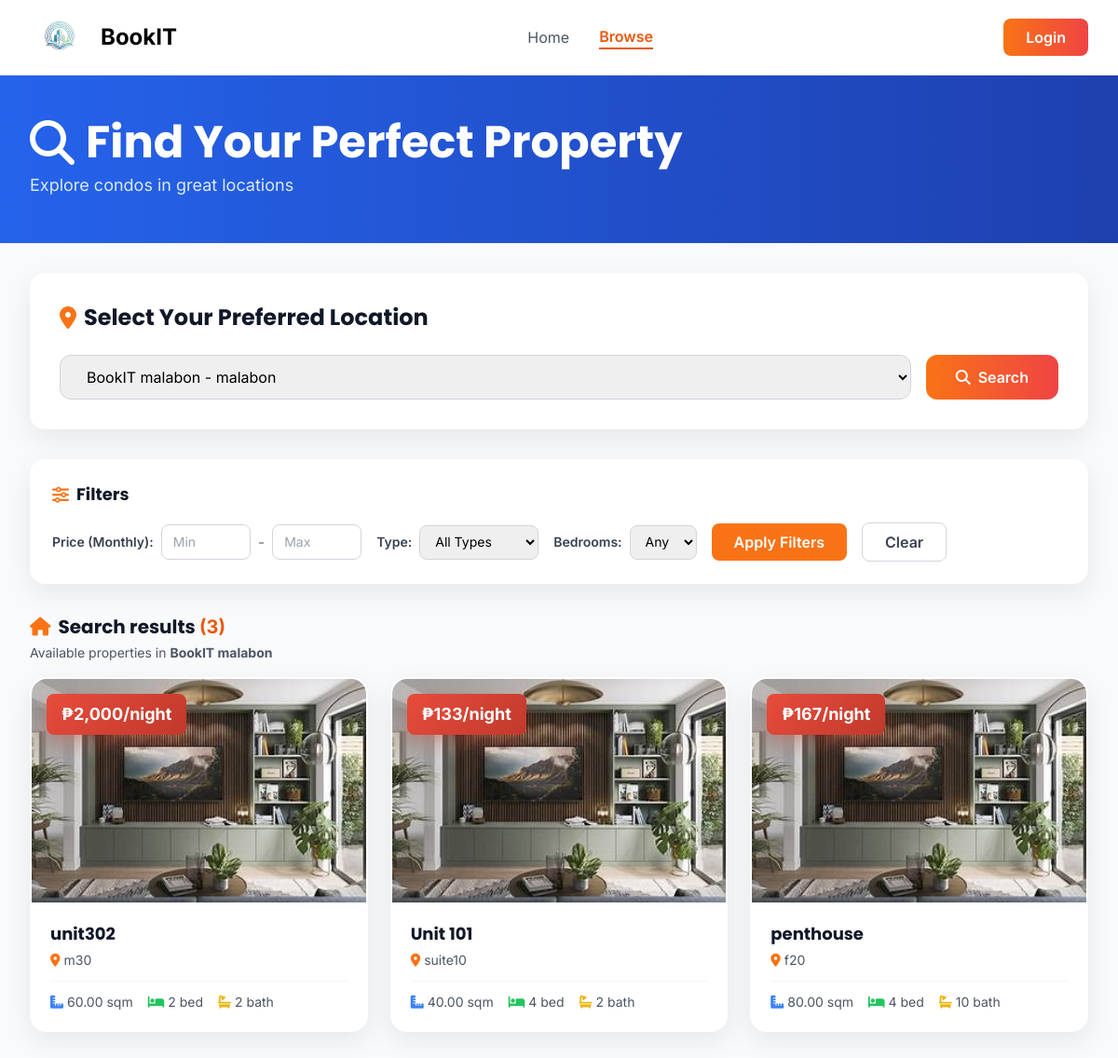
/public/browse_units.php?branch_id=6, run on the app's committed database.
### tables this page shows
CREATE TABLE IF NOT EXISTS `branches` (
  `branch_id` int NOT NULL AUTO_INCREMENT,
  `branch_name` varchar(100) NOT NULL,
  `address` text NOT NULL,
  `city` varchar(50) NOT NULL,
  `contact_number` varchar(20) DEFAULT NULL,
  `email` varchar(100) DEFAULT NULL,
  `manager_id` int DEFAULT NULL,
  `is_active` tinyint(1) DEFAULT '1',
  `created_at` timestamp NULL DEFAULT CURRENT_TIMESTAMP,
  `latitude` decimal(10,7) DEFAULT NULL,
  `longitude` decimal(10,7) DEFAULT NULL,
  `host_id` int DEFAULT NULL,
  PRIMARY KEY (`branch_id`),
  KEY `manager_id` (`manager_id`),
  KEY `branches_host_id_index` (`host_id`)
);

CREATE TABLE IF NOT EXISTS `units` (
  `unit_id` int NOT NULL AUTO_INCREMENT,
  `branch_id` int NOT NULL,
  `unit_number` varchar(20) NOT NULL,
  `unit_type` varchar(50) NOT NULL,
  `floor_number` int DEFAULT NULL,
  `monthly_rate` decimal(10,2) NOT NULL,
  `security_deposit` decimal(10,2) DEFAULT '0.00',
  `is_available` tinyint(1) DEFAULT '1',
  `description` text,
  `building_name` varchar(255) DEFAULT NULL,
  `street_address` varchar(255) DEFAULT NULL,
  `city` varchar(100) DEFAULT NULL,
  `address_hash` varchar(64) DEFAULT NULL,
  `latitude` decimal(10,8) DEFAULT NULL,
  `longitude` decimal(11,8) DEFAULT NULL,
  `max_occupancy` int DEFAULT '2',
  `created_at` timestamp NULL DEFAULT CURRENT_TIMESTAMP,
  `bedrooms` int DEFAULT NULL,
  `host_id` int DEFAULT NULL,
  `unit_name` varchar(255) DEFAULT NULL,
  `instant_booking` tinyint(1) DEFAULT '0',
  `approval_status` enum('pending','approved','rejected') DEFAULT 'pending',
  `rejection_reason` text,
  `sqm` decimal(10,2) DEFAULT NULL,
  `bed_type` varchar(50) DEFAULT NULL,
  `num_beds` int DEFAULT '1',
  `num_bathrooms` int DEFAULT '1',
  `pricing_type` enum('daily','monthly') DEFAULT 'monthly',
  PRIMARY KEY (`unit_id`),
  KEY `branch_id` (`branch_id`)
);

CREATE TABLE IF NOT EXISTS `unit_images` (
  `image_id` int NOT NULL AUTO_INCREMENT,
  `unit_id` int NOT NULL,
  `image_path` varchar(500) NOT NULL,
  `image_hash` varchar(128) DEFAULT NULL,
  `room_type` varchar(100) DEFAULT NULL,
  `upload_date` timestamp NULL DEFAULT CURRENT_TIMESTAMP,
  `is_flagged` tinyint(1) DEFAULT '0',
  `flag_reason` varchar(500) DEFAULT NULL,
  `created_at` timestamp NULL DEFAULT CURRENT_TIMESTAMP,
  PRIMARY KEY (`image_id`),
  KEY `unit_id` (`unit_id`),
  KEY `image_hash` (`image_hash`)
);

### public/browse_units.php (the view, shortened to what the rows shown need)
<?php
include '../includes/functions.php';
$selectedBranch = isset($_GET['branch_id']) ? (int)$_GET['branch_id'] : null;
$priceMin = isset($_GET['price_min']) ? (int)$_GET['price_min'] : null;
$priceMax = isset($_GET['price_max']) ? (int)$_GET['price_max'] : null;
$availableUnits = [];
$branchDetails = null;
$unitCount = 0;
if ($selectedBranch) {
    $branchDetails = getBranchById($selectedBranch);
    $sql = "SELECT u.*, b.branch_name, b.address as branch_address, b.city as branch_city, b.latitude as branch_lat, b.longitude as branch_lng
            FROM units u
            JOIN branches b ON u.branch_id = b.branch_id
            WHERE u.branch_id = ? AND u.is_available = 1
            AND (u.approval_status = 'approved' OR u.approval_status IS NULL)";
    $params = [$selectedBranch];
    $sql .= " ORDER BY u.monthly_rate ASC";
    $availableUnits = get_multiple_results($sql, $params);
    $unitCount = count($availableUnits);
}
?>
<!DOCTYPE html>
<html lang="en">
<head>
    <script src="https://cdn.tailwindcss.com"></script>
    <link href="https://cdnjs.cloudflare.com/ajax/libs/font-awesome/6.4.0/css/all.min.css" rel="stylesheet">
    <link rel="stylesheet" href="https://unpkg.com/leaflet@1.9.4/dist/leaflet.css"/>
</head>
<body class="bg-gray-50">
    <div class="bg-gradient-to-r from-blue-600 to-blue-800 py-12">
        <div class="max-w-7xl mx-auto px-4 sm:px-6 lg:px-8">
            <h1 class="font-poppins text-4xl md:text-5xl font-bold text-white mb-2 flex items-center gap-3">
                <i class="fas fa-search"></i> Find Your Perfect Property
            </h1>
        </div>
    </div>
    <div class="max-w-7xl mx-auto px-4 sm:px-6 lg:px-8 py-8">
        <div class="bg-white rounded-2xl soft-shadow p-8 mb-8">
            <h2 class="font-poppins text-2xl font-bold text-gray-900 mb-6 flex items-center gap-2">
                <i class="fas fa-map-marker-alt text-orange-500"></i> Select Your Preferred Location
            </h2>
        </div>
        <?php if ($selectedBranch && $branchDetails): ?>
            <div class="bg-white rounded-2xl soft-shadow p-6 mb-8">
                <h3 class="font-poppins text-lg font-bold text-gray-900 mb-4 flex items-center gap-2">
                    <i class="fas fa-sliders-h text-orange-500"></i> Filters
                </h3>
                <form method="GET" id="filterForm" class="flex flex-wrap gap-4 items-center">
                    <div class="flex items-center gap-2">
                        <label class="text-sm font-semibold text-gray-700">Price (Monthly):</label>
                        <input type="number" name="price_min" class="w-24 px-3 py-2 border border-gray-300 rounded-lg text-sm" placeholder="Min" value="<?php echo $priceMin ?? ''; ?>">
                        <span class="text-gray-500">-</span>
                        <input type="number" name="price_max" class="w-24 px-3 py-2 border border-gray-300 rounded-lg text-sm" placeholder="Max" value="<?php echo $priceMax ?? ''; ?>">
                    </div>
                    <div class="flex items-center gap-2">
                        <label class="text-sm font-semibold text-gray-700">Type:</label>
                        <select name="property_type" class="px-3 py-2 border border-gray-300 rounded-lg text-sm outline-none focus:ring-2 focus:ring-orange-500">
                            <option value="">All Types</option>
                        </select>
                    </div>
                    <div class="flex items-center gap-2">
                        <label class="text-sm font-semibold text-gray-700">Bedrooms:</label>
                        <select name="bedrooms" class="px-3 py-2 border border-gray-300 rounded-lg text-sm outline-none focus:ring-2 focus:ring-orange-500">
                            <option value="">Any</option>
                        </select>
                    </div>
                    <button type="submit" class="px-6 py-2 bg-orange-500 text-white font-semibold rounded-lg hover:bg-orange-600 transition whitespace-nowrap">
                        Apply Filters
                    </button>
                    <a href="browse_units.php?branch_id=<?php echo $selectedBranch; ?>" class="px-6 py-2 border border-gray-300 text-gray-700 font-semibold rounded-lg hover:bg-gray-50 transition whitespace-nowrap">
                        Clear
                    </a>
                </form>
            </div>
            <div class="mb-4">
                <h3 class="font-poppins text-xl font-bold text-gray-900">
                    <i class="fas fa-home text-orange-500 mr-2"></i>Search results <span class="text-orange-600">(<?php echo $unitCount; ?>)</span>
                </h3>
                <p class="text-gray-600 text-sm mt-1">
                    Available properties in <strong><?php echo htmlspecialchars($branchDetails['branch_name']); ?></strong>
                </p>
            </div>
            <div class="w-full">
                <div class="w-full">
                    <div class="grid grid-cols-1 md:grid-cols-2 lg:grid-cols-3 gap-6">
                        <?php if (!empty($availableUnits)): ?>
                            <?php foreach ($availableUnits as $unit):
                                $unit_images = get_multiple_results(
                                    "SELECT image_path FROM unit_images WHERE unit_id = ? ORDER BY created_at DESC LIMIT 1",
                                    [$unit['unit_id']]
                                );
                                $image_path = !empty($unit_images) ? $unit_images[0]['image_path'] : null;
                                $ptype = $unit['pricing_type'] ?? 'monthly';
                                $unitPricePerNight = $ptype === 'daily' ? $unit['monthly_rate'] : (!empty($unit['monthly_rate']) ? round($unit['monthly_rate'] / 30) : null);
                            ?>
                            <div class="property-card soft-shadow cursor-pointer group transition-all" data-unit-id="<?php echo $unit['unit_id']; ?>" onclick="selectUnit(<?php echo $unit['unit_id']; ?>)">
                                <div class="relative overflow-hidden">
                                    <?php if ($image_path): ?>
                                        <img src="<?php echo htmlspecialchars($image_path); ?>" alt="<?php echo htmlspecialchars($unit['unit_number']); ?>" class="property-image w-full">
                                    <?php else: ?>
                                        <div class="w-full h-60 bg-gray-100 flex items-center justify-center">
                                            <i class="fas fa-image text-gray-400 text-3xl"></i>
                                        </div>
                                    <?php endif; ?>
                                    <div class="absolute top-4 left-4 price-badge text-white px-4 py-2 rounded-lg font-bold text-lg">
                                        ₱<?php echo $unitPricePerNight ? number_format($unitPricePerNight) : 'Contact'; ?>/night
                                    </div>
                                </div>
                                <div class="p-5">
                                    <h4 class="font-poppins font-bold text-gray-900 text-lg mb-1">
                                        <?php echo htmlspecialchars(!empty($unit['unit_name']) ? $unit['unit_name'] : $unit['unit_number']); ?>
                                    </h4>
                                    <p class="text-gray-600 text-sm mb-3 flex items-center gap-1">
                                        <i class="fas fa-map-marker-alt text-orange-500"></i>
                                        <?php echo htmlspecialchars(!empty($unit['unit_name']) ? (!empty($unit['unit_type']) ? $unit['unit_type'] . ' · ' . $unit['unit_number'] : $unit['unit_number']) : ($unit['unit_type'] ?? 'Unit')); ?>
                                    </p>
                                    <div class="flex gap-4 text-sm text-gray-600 border-t border-gray-100 pt-3">
                                        <?php if (!empty($unit['sqm'])): ?>
                                            <div class="flex items-center gap-1">
                                                <i class="fas fa-ruler-combined text-blue-500"></i>
                                                <span><?php echo $unit['sqm']; ?> sqm</span>
                                            </div>
                                        <?php endif; ?>
                                        <?php if (!empty($unit['num_beds'])): ?>
                                            <div class="flex items-center gap-1">
                                                <i class="fas fa-bed text-green-500"></i>
                                                <span><?php echo $unit['num_beds']; ?> bed</span>
                                            </div>
                                        <?php endif; ?>
                                        <?php if (!empty($unit['num_bathrooms'])): ?>
                                            <div class="flex items-center gap-1">
                                                <i class="fas fa-bath text-yellow-500"></i>
                                                <span><?php echo $unit['num_bathrooms']; ?> bath</span>
                                            </div>
                                        <?php endif; ?>
                                    </div>
                                </div>
                            </div>
                            <?php endforeach; ?>
                        <?php endif; ?>
                    </div>
                </div>
            </div>
        <?php endif; ?>
    </div>
</body>
</html>

### data on the page
branches: branch_name "BookIT malabon"
units: unit_images.image_path (picture), unitPricePerNight "2,000", unit_name "unit302", unit_number "m30", sqm "60.00", num_beds "2", num_bathrooms "2"
units: unit_images.image_path (picture), unitPricePerNight "133", unit_name "Unit 101", unit_number "suite10", sqm "40.00", num_beds "4", num_bathrooms "2"
units: unit_images.image_path (picture), unitPricePerNight "167", unit_name "penthouse", unit_number "f20", sqm "80.00", num_beds "4", num_bathrooms "10"

### other printed values
$unitCount "3"
form field branch_id "BookIT malabon - malabon"
